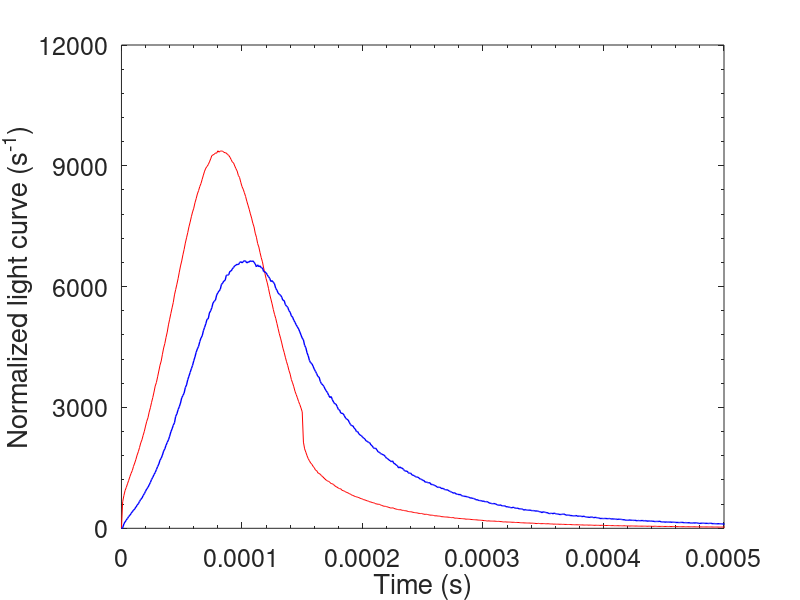
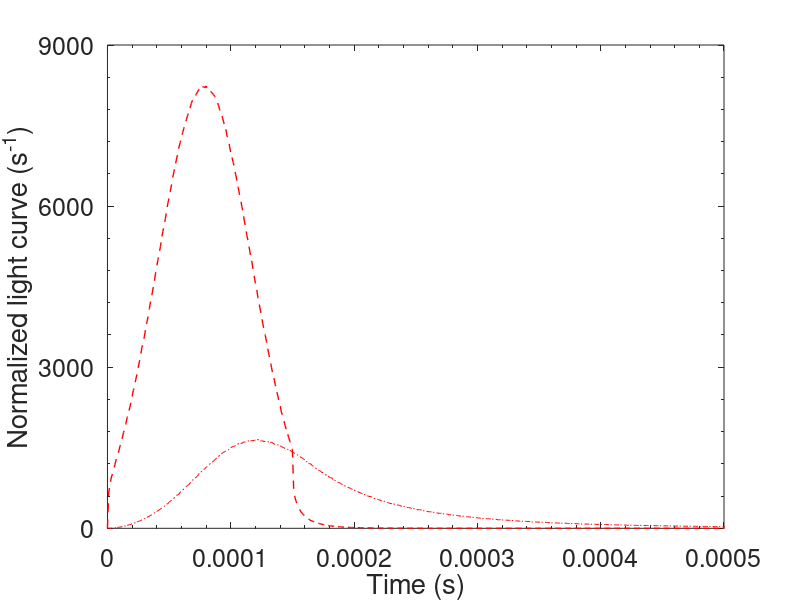
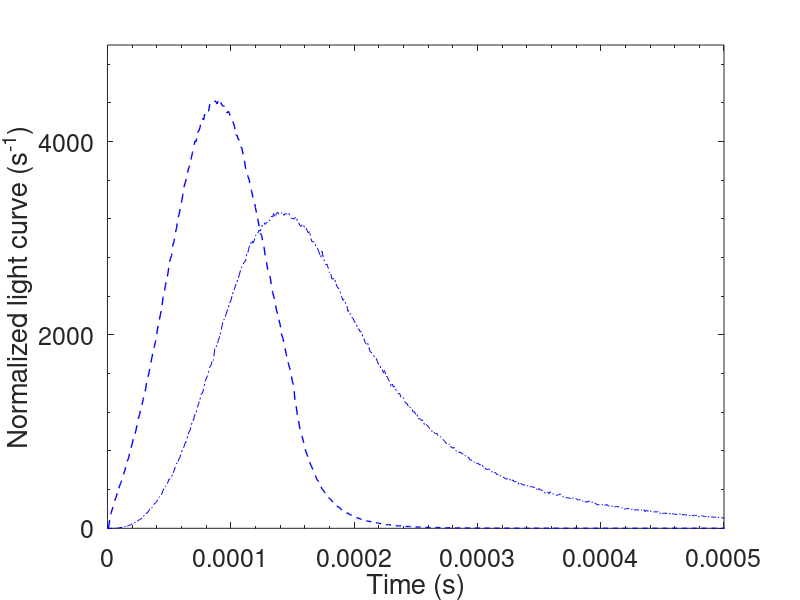
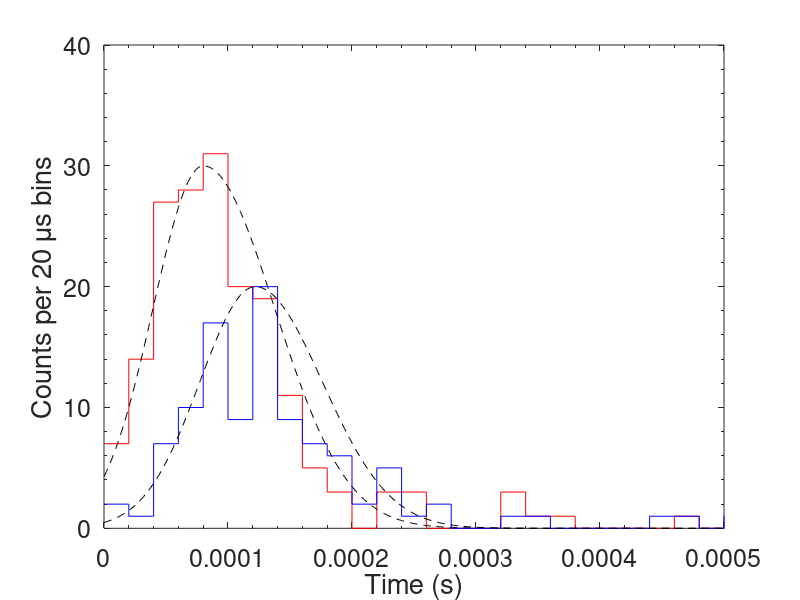

Source code (MATLAB) for these figures, in order:


clear; clc;

load('fig2_results.mat')

% plot Figure 2a
fig=figure;
set(fig,'color',[1 1 1]);
set(fig,'position',[680 1000 600 480]);
set(fig,'defaultAxesFontSize',18);
plot(fig2a.tbins,fig2a.lc225,'r',fig2a.tbins,fig2a.lc625,'b','lineWidth',1); hold on;
xlabel('Time (s)')
ylabel('Normalized light curve (s^{-1})')
set(gca,'XLim',[0 500e-6]);
set(gca,'XMinorTick','on');
set(gca,'XTick', [0 100e-6 200e-6 300e-6 400e-6 500e-6]);
set(gca,'YLim',[0 12000]);
set(gca,'YMinorTick','on');
set(gca,'YTick', [0 3000 6000 9000 12000]);

% plot Figure 2a top inset
fig=figure;
set(fig,'color',[1 1 1]);
set(fig,'position',[680 1000 600 480]);
set(fig,'defaultAxesFontSize',18);
plot(fig2a.tbins,fig2a.lc225low,'r-.',fig2a.tbins,fig2a.lc225high,'r--','lineWidth',1)
xlabel('Time (s)')
ylabel('Normalized light curve (s^{-1})')
set(gca,'XLim',[0 500e-6]);
set(gca,'XMinorTick','on');
set(gca,'XTick', [0 100e-6 200e-6 300e-6 400e-6 500e-6]);
set(gca,'YLim',[0 9000]);
set(gca,'YMinorTick','on');
set(gca,'YTick', [0 3000 6000 9000]);

% plot Figure 2a bottom inset
fig=figure;
set(fig,'color',[1 1 1]);
set(fig,'position',[680 1000 600 480]);
set(fig,'defaultAxesFontSize',18);
plot(fig2a.tbins,fig2a.lc625low,'b-.',fig2a.tbins,fig2a.lc625high,'b--','lineWidth',1)
xlabel('Time (s)')
ylabel('Normalized light curve (s^{-1})')
set(gca,'XLim',[0 500e-6]);
set(gca,'XMinorTick','on');
set(gca,'XTick', [0 100e-6 200e-6 300e-6 400e-6 500e-6]);
set(gca,'YLim',[0 5000]);
set(gca,'YMinorTick','on');
set(gca,'YTick', [0 2000 4000]);

% plot Figure 2b
fig=figure;
set(fig,'color',[1 1 1]);
set(fig,'position',[680 1000 600 480]);
set(fig,'defaultAxesFontSize',18);
stairs(fig2b.tbins,fig2b.lc225,'r');hold on;
plot(fig2b.fitbins,fig2b.fit225,'k--');hold on;
stairs(fig2b.tbins,fig2b.lc625,'b');hold on;
plot(fig2b.fitbins,fig2b.fit625,'k--');
xlabel('Time (s)')
ylabel('Counts per 20 {\mu}s bins')
set(gca,'XLim',[0 500e-6]);
set(gca,'XMinorTick','on');
set(gca,'XTick', [0 100e-6 200e-6 300e-6 400e-6 500e-6]);
set(gca,'YLim',[0 40]);
set(gca,'YMinorTick','on');
set(gca,'YTick', [0 10 20 30 40 50 60]);

